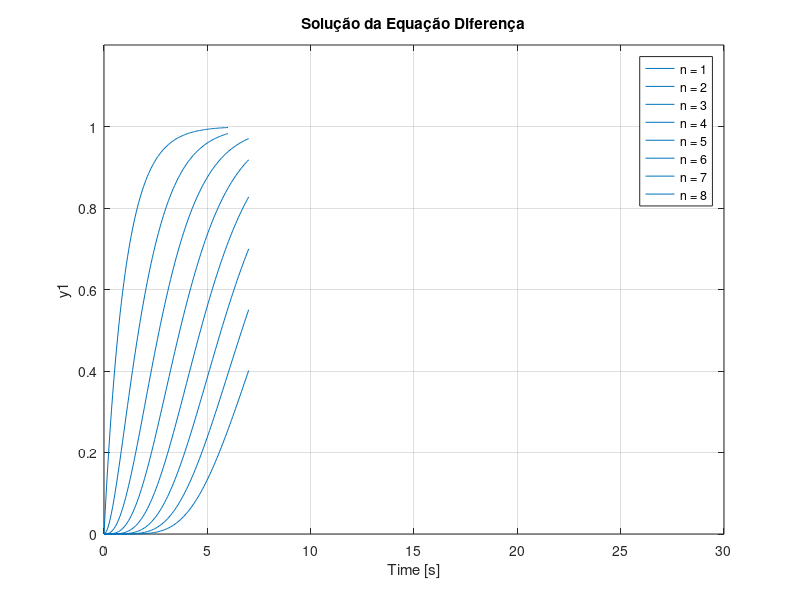

The MATLAB script that drew this image:
%Laboratorio de Analise de Sistemas Lineares - Eng. Eletrica
%Pratica 04 - Funcao de Transferencia e Eq. de Diferencas
%24/11/2021
%Gabriel Arantes e Larissa Braga

%Questao 3
%%
clc
clear all
close all

cont = 0;
DEN = [1 1];
while(cont<8)
    SYS10 = tf([1],DEN);
    hold on
    step(SYS10);
    DEN = conv(DEN,[1 1]);
    cont = cont + 1;
end
hold off
title('Solução da Equação Diferença')
legend('n = 1','n = 2','n = 3','n = 4','n = 5','n = 6','n = 7','n = 8');
axis([0 30 0 1.2])
